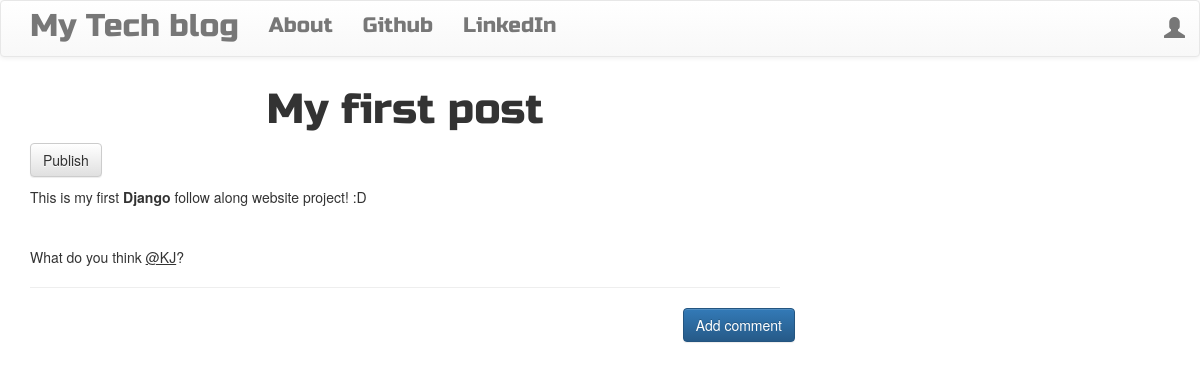
Screenshot of /post/3/ with the database file from the repository.
### blog/models.py (models this page shows, shortened)
class Post(models.Model):
    author = models.ForeignKey('auth.User', on_delete=models.CASCADE)
    title = models.CharField(max_length=200)
    text = models.TextField()
    create_date = models.DateTimeField(default=timezone.now())
    published_date = models.DateTimeField(blank=True, null=True)

### blog/views.py (the view)
# urls.py: path('post/<int:pk>/', views.PostDetailView.as_view(), name='post_detail'),
class PostDetailView(DetailView):
    model = Post

### blog/templates/blog/post_detail.html (shortened to what this page needs)
{% extends 'blog/base.html' %}
{% block content %}
<h1 class="posttitle loader">{{post.title}}</h1>
{% if post.published_date %}
  <div class="date postdate">
    {{post.published_date}}
  </div>
{% else %}
  <a class="btn btn-default" href="{% url 'post_publish' pk=post.pk %}">Publish</a>
{% endif %}
<p class="postcontent">{{post.text|safe|linebreaksbr}}</p>
<hr>
<a class="btn btn-primary btn-comment" href="{% url 'add_comment_to_post' pk=post.pk %}">Add comment</a>
<div class="container">
  {% for comment in post.comments.all %}
    <br>
    {% empty %}
      <p>No comments!</p>
  {% endfor %}
</div>
{% endblock %}

### blog/static/css/blog.css (style rules this page uses)
.posttitle { font-family: 'Russo One', sans-serif; font-size: 3em; text-align: center; }
.postcontent { font-family: 'Montserrat'; font-size: 1.5em; }
.btn-comment { position: absolute; right: 0px; }
.loader { filter:hue-rotate(0deg); color: linear-gradient(45deg,#0f8,#08f); animation:hue 5000ms infinite linear; }

### rows the page displays
Post: title "My first post", text "This is my first Django follow along website project! :D What do you think @KJ ?"
